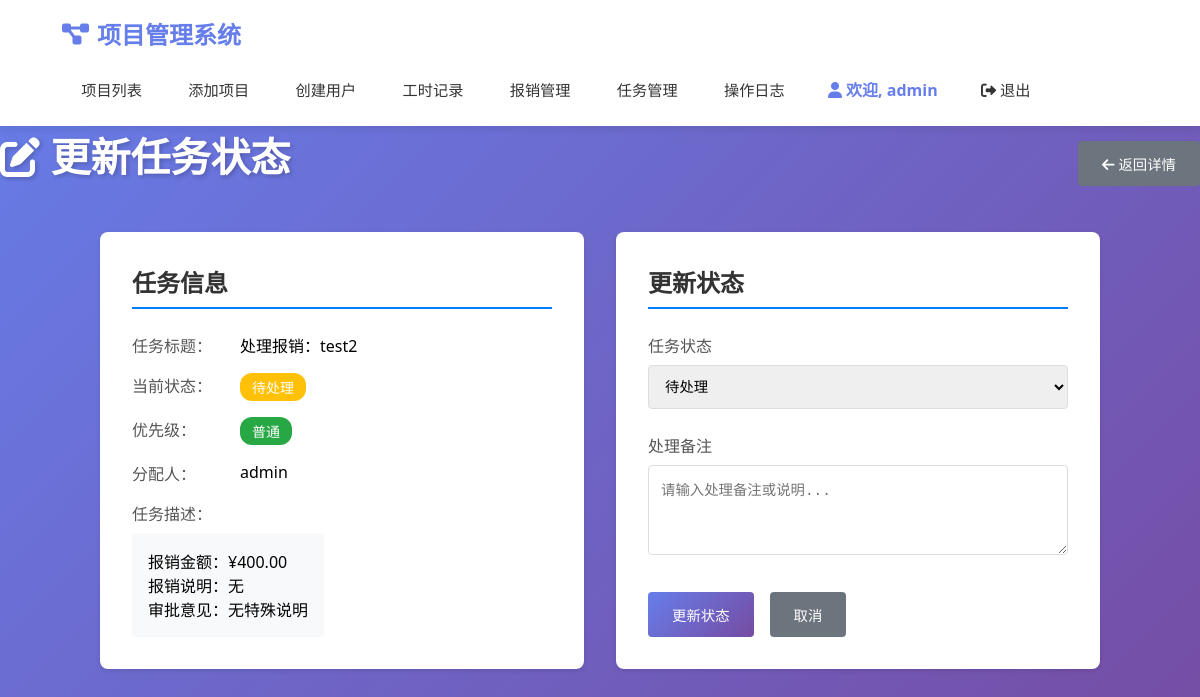
Before: /task/2/update (signed in) with the older database file.
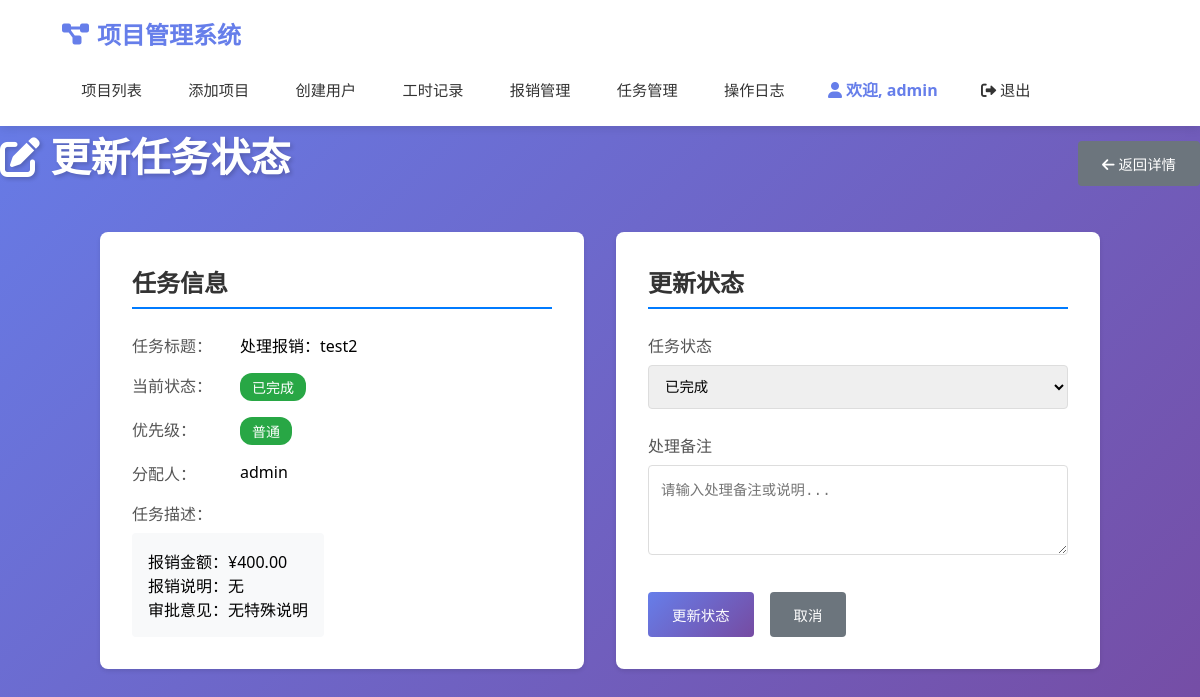
After: the same page with the newer database file.
### models.py (models this page shows)
class Task(db.Model):
    __tablename__ = "tasks"
    id = db.Column(db.Integer, primary_key=True, autoincrement=True)
    title = db.Column(db.String(200), nullable=False)  # 任务标题
    description = db.Column(db.Text, nullable=True)  # 任务描述
    task_type = db.Column(db.String(50), nullable=False)  # 任务类型：expense_process（报销处理）等
    assigned_to = db.Column(db.Integer, db.ForeignKey('users.id'), nullable=False)  # 分配给谁
    assigned_by = db.Column(db.Integer, db.ForeignKey('users.id'), nullable=False)  # 谁分配的
    expense_id = db.Column(db.Integer, db.ForeignKey('expenses.id'), nullable=True)  # 关联的报销ID
    status = db.Column(db.String(20), nullable=False, default='待处理')  # 待处理、处理中、已完成、已取消
    priority = db.Column(db.String(20), nullable=False, default='普通')  # 紧急、高、普通、低
    created_at = db.Column(db.DateTime, default=datetime.utcnow)
    due_date = db.Column(db.DateTime, nullable=True)  # 截止日期
    completed_at = db.Column(db.DateTime, nullable=True)  # 完成时间
    STATUS_CHOICES = [
        ('待处理', '待处理'),
        ('处理中', '处理中'),
        ('已完成', '已完成'),
        ('已取消', '已取消')
    ]
    PRIORITY_CHOICES = [
        ('紧急', '紧急'),
        ('高', '高'),
        ('普通', '普通'),
        ('低', '低')
    ]
    assigned_user = db.relationship('User', foreign_keys=[assigned_to], backref=db.backref('assigned_tasks', lazy=True))
    assigner = db.relationship('User', foreign_keys=[assigned_by], backref=db.backref('created_tasks', lazy=True))
    expense = db.relationship('Expense', backref=db.backref('tasks', lazy=True))
    def get_status_color(self):
        status_colors = {
            '待处理': '#ffc107',     # 黄色
            '处理中': '#007bff',     # 蓝色
            '已完成': '#28a745',     # 绿色
            '已取消': '#6c757d'      # 灰色
        }
        return status_colors.get(self.status, '#6c757d')
    def get_priority_color(self):
        priority_colors = {
            '紧急': '#dc3545',       # 红色
            '高': '#fd7e14',         # 橙色
            '普通': '#28a745',       # 绿色
            '低': '#6c757d'          # 灰色
        }
        return priority_colors.get(self.priority, '#6c757d')

### app.py (the view, shortened to what this page needs)
@app.route("/task/<int:task_id>/update", methods=["GET", "POST"])
@login_required
def task_update(task_id):
    task = Task.query.get_or_404(task_id)
    if task.assigned_to != current_user.id and not current_user.is_admin():
        flash("您没有权限更新此任务")
        return redirect(url_for("task_list"))
    form = TaskUpdateForm()
    form.status.data = task.status
    return render_template("task_update.html", form=form, task=task)

### forms.py
class TaskUpdateForm(FlaskForm):
    status = SelectField("任务状态", choices=[
        ('待处理', '待处理'),
        ('处理中', '处理中'),
        ('已完成', '已完成'),
        ('已取消', '已取消')
    ], validators=[DataRequired()])
    comment = TextAreaField("处理备注")
    submit = SubmitField("更新状态")

### app.py (called while the page is built)
@login_manager.user_loader
def load_user(user_id):
    return User.query.get(int(user_id))

### models.py (called while the page is built)
    def is_admin(self):
        return self.role == 'admin'

### templates/task_update.html (shortened to what this page needs)
{% extends "base.html" %}
{% block content %}
<div class="page-header">
    <h1><i class="fas fa-edit"></i> 更新任务状态</h1>
    <a href="{{ url_for('task_detail', task_id=task.id) }}" class="btn btn-secondary">
        <i class="fas fa-arrow-left"></i> 返回详情
    </a>
</div>
<div class="form-container">
    <div class="task-summary">
        <h2>任务信息</h2>
        <div class="summary-content">
            <div class="summary-item">
                <label>任务标题：</label>
                <span>{{ task.title }}</span>
            </div>
            <div class="summary-item">
                <label>当前状态：</label>
                <span class="status-badge" style="background-color: {{ task.get_status_color() }};">
                    {{ task.status }}
                </span>
            </div>
            <div class="summary-item">
                <label>优先级：</label>
                <span class="priority-badge" style="background-color: {{ task.get_priority_color() }};">
                    {{ task.priority }}
                </span>
            </div>
            <div class="summary-item">
                <label>分配人：</label>
                <span>{{ task.assigner.username }}</span>
            </div>
            {% if task.description %}
            <div class="summary-item full-width">
                <label>任务描述：</label>
                <div class="description">{{ task.description }}</div>
            </div>
            {% endif %}
        </div>
    </div>
    <div class="update-form">
        <h2>更新状态</h2>
        <form method="POST">
            <div class="form-group">
                {{ form.status.label(class="form-label") }}
                {{ form.status(class="form-control") }}
            </div>
            <div class="form-group">
                {{ form.comment.label(class="form-label") }}
                {{ form.comment(class="form-control", rows="4", placeholder="请输入处理备注或说明...") }}
            </div>
            <div class="form-actions">
                {{ form.submit(class="btn btn-primary") }}
                <a href="{{ url_for('task_detail', task_id=task.id) }}" class="btn btn-secondary">取消</a>
            </div>
        </form>
    </div>
</div>
{% endblock %}

Changed rows visible on the page:
changed Task "处理报销：test2": status "待处理" → "已完成"
